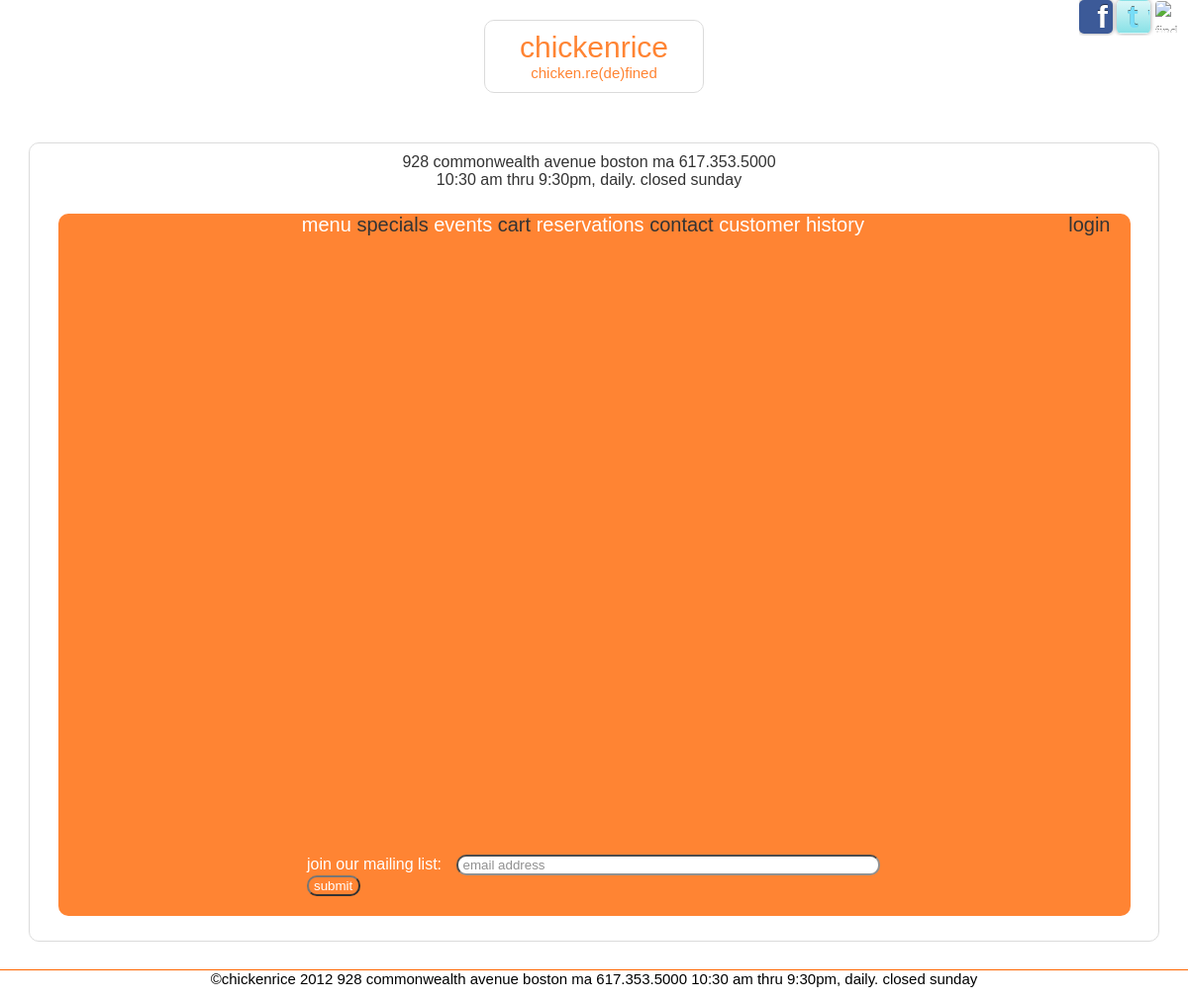
Before: /home/index.php with the older database file.
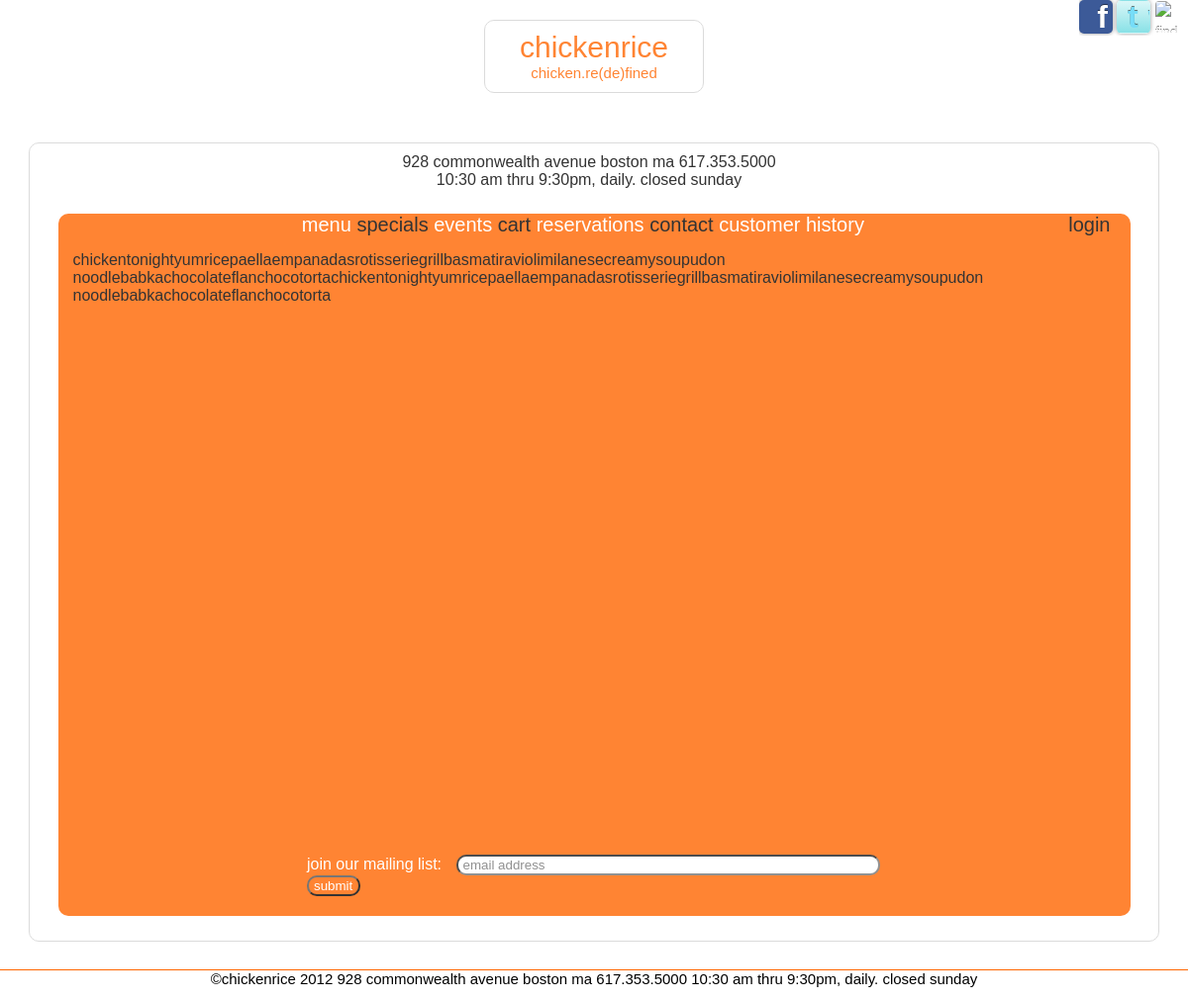
After: the same page with the newer database file.
### tables this page shows
CREATE TABLE IF NOT EXISTS `keyword` (
  `id` int(10) NOT NULL AUTO_INCREMENT,
  `keyword` varchar(25) NOT NULL,
  `weight` int(2) NOT NULL,
  PRIMARY KEY (`id`),
  UNIQUE KEY `keyword` (`keyword`)
);

### model/database.php (called while the page is built, shortened)
<?php
class Database {
	private static $dsn = 'mysql:host=localhost;dbname=chickenrice';
	private static $username = 'chickenrice';
	private static $password = 'password';
	private static $db;
	public static function getDB () {
		if (!isset(self::$db)) {
			try {
				self::$db = new PDO(self::$dsn,
						self::$username,
						self::$password);
			} catch (PDOException $e) {
				$error_message = $e->getMessage();
				include('../errors/database_error.php');
				exit();
			}
		}
		return self::$db;
	}
}
?>

### model/keyword.php (called while the page is built, shortened)
<?php
class Keyword {
	private $keyword;
	private $weight;
	public function getKeyword(){
		return $this->keyword;
	}
	public function getWeight(){
		$weight = $this->weight;
		if ($weight==0){
			$weight = rand(1, 24);
		}
		return $weight;
	}
	public function init($row){
		$this->keyword=$row['keyword'];
		$this->weight=$row['weight'];
	}
	public static function loadAll($db){
		$statement= $db->prepare('select * from keyword');
		$statement->execute();
		$rows = $statement->fetchAll();
		$list=array();
		foreach($rows as $row){
			$d = new Keyword($db);
			$d->init($row);
			array_push($list,$d);
		}
		return $list;
	}
}
?>

### home/home.php (the view, shortened to what this page needs)
<?php
include('../include/homeheader.php');
?>
<?php include('../include/body.php');?>
<div id="wordcloud">
	<?php
	if (isset($keywords)){
		foreach ($keywords as $keyword){
			$weight = $keyword->getWeight();
			$word = $keyword->getKeyword();
			echo "<span data-weight=\"$weight\">$word</span>";
		}
		foreach ($keywords as $keyword){
			$weight = $keyword->getWeight();
			$word = $keyword->getKeyword();
			echo "<span data-weight=\"$weight\">$word</span>";
		}
	}
	?>
</div>
<form name="mailinglist" action="#"
	method="post">
	<div id="mailinglist">
		<label for="emailaddress">join our mailing list:</label> <input
			type="email" name="email" id="email"
			title="enter an email address to subscribe to our mailing list"
			placeholder="email address" required="required" size="50"> <input
			type="button" value="submit" id="submitmailinglist">
	</div>
</form>
<?php include('../include/footer.php') ?>

Changed rows visible on the page:
added keyword: keyword "chicken"
added keyword: keyword "tonight"
added keyword: keyword "yum"
added keyword: keyword "rice"
added keyword: keyword "paella"
added keyword: keyword "empanadas"
added keyword: keyword "rotisserie"
added keyword: keyword "grill"
added keyword: keyword "basmati"
added keyword: keyword "ravioli"
added keyword: keyword "milanese"
added keyword: keyword "creamy"
added keyword: keyword "soup"
added keyword: keyword "udon noodle"
added keyword: keyword "babka"
added keyword: keyword "chocolate"
added keyword: keyword "flan"
added keyword: keyword "chocotorta"
